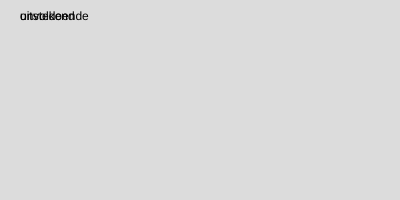
Frame 1 (no input)
Frame 60 (no input): identical to frame 1, image omitted
Frame 120 (the mouse pressed at the canvas centre since frame 60): identical to frame 1, image omitted

The p5.js sketch that drew this single still picture (run headless with seeded random() and noise() and a simulated clock; from frame 60 on, the mouse is pressed at the canvas centre):

// p5.js sketch
// ── sketch.js
let score = 95


function setup() {
  createCanvas(400, 200);
}

function draw() {
  background(220);
  
  fill(0,0,0);
  if(score>= 90){
    text("uitstekend",20,20);
  }
  else if(score>= 70 && score < 89){ 
    text("goed gedaan",20,20);
  }
  else if(score>= 50 && score < 69){
    text("voldoende",20,20);
  }
  else 
  fill(200,0,0);
    text("onvoldoende",20,20);
  
  
}
